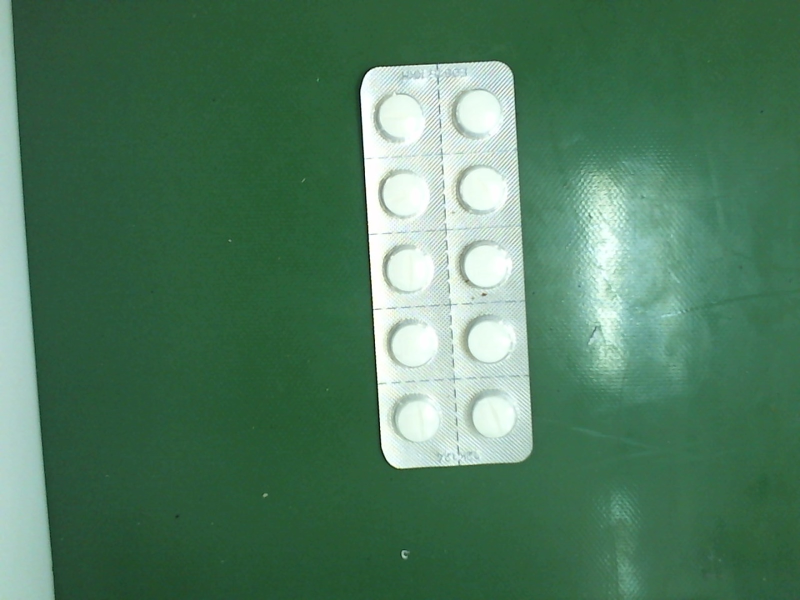
#> input picture faulty-pill-detection-in-medicine-strip/RawPics/Picture 1.jpg, 1600 x 1200 px (shown at 1/2 size)
$ python -i image_processing.py   (imports and definitions only)   (Python 2 division)
#> lines starting #> are read from the running program, lines starting #| are printed output that depends on the picture; after the words box and inside, x2 and y2 are one past the last pixel; in counts of white or black regions, pixels touching at a corner belong together
import numpy as np
import cv2
import image_processing as ip
import data_generation as dg
import network as net

WHITE = [255,255,255]

# this is the function for evaluating a certain image from the camera
# [75 lines left out: functions examineStripFromImage, extractStrip, splitStripToPills, cropStrip, not called in this run]

#### Miscellaneous functions
def sigmoid(z):
    """The sigmoid function."""
    return 1.0/(1.0+np.exp(-z))

sigmoid_vec = np.vectorize(sigmoid)

# [4 lines left out: function evaluatePill, not called in this run]

>>> import cv2
>>> picture = cv2.imread('RawPics/Picture 1.jpg', cv2.IMREAD_GRAYSCALE)
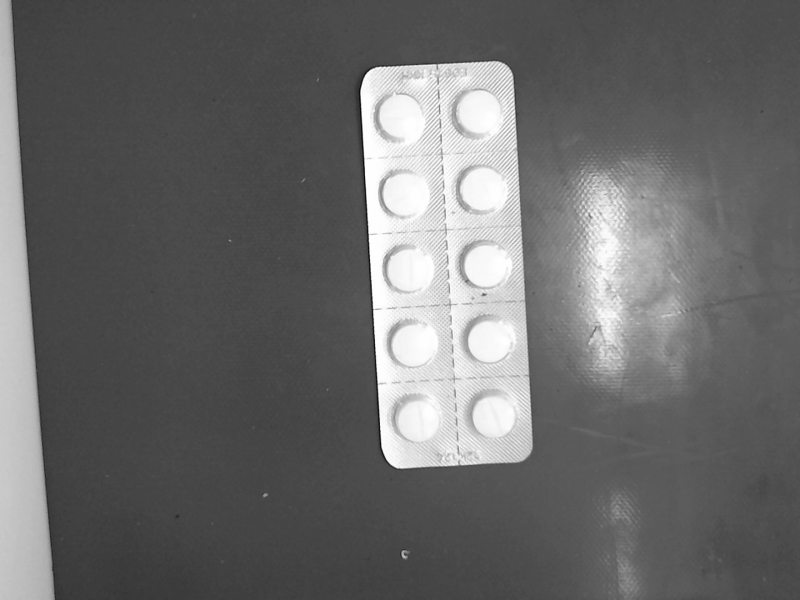
#> picture: shape (1200, 1600) (shown at 1/2 size); min 0, max 255, mean 106.2
>>> result = extractStrip(picture)
#> in extractStrip, `ret, mask = cv2.threshold(img, 200, 255, cv2.THRESH_BINARY)`:
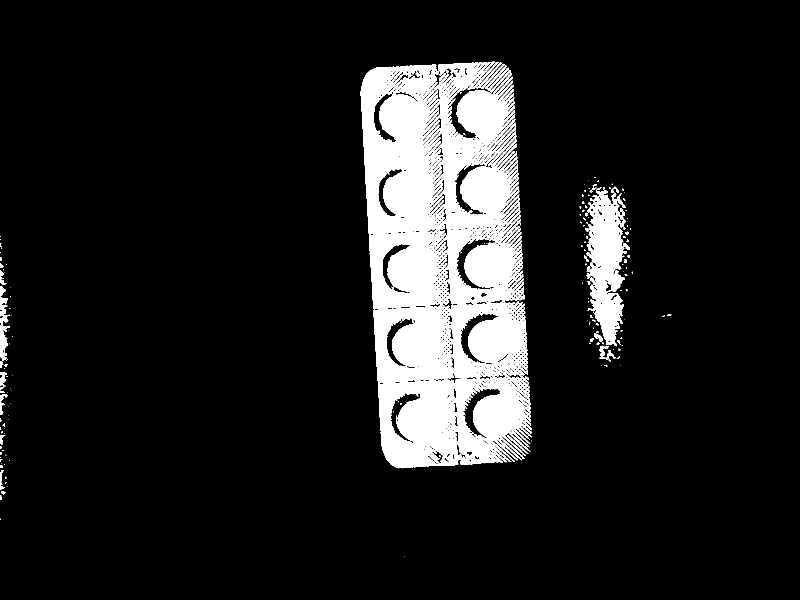
#> mask: shape (1200, 1600) (shown at 1/2 size); 11.7% white; 165 white regions (133 under 20 px)
#> in extractStrip, `bitImg = cv2.bitwise_and(img,img,mask = mask)`:
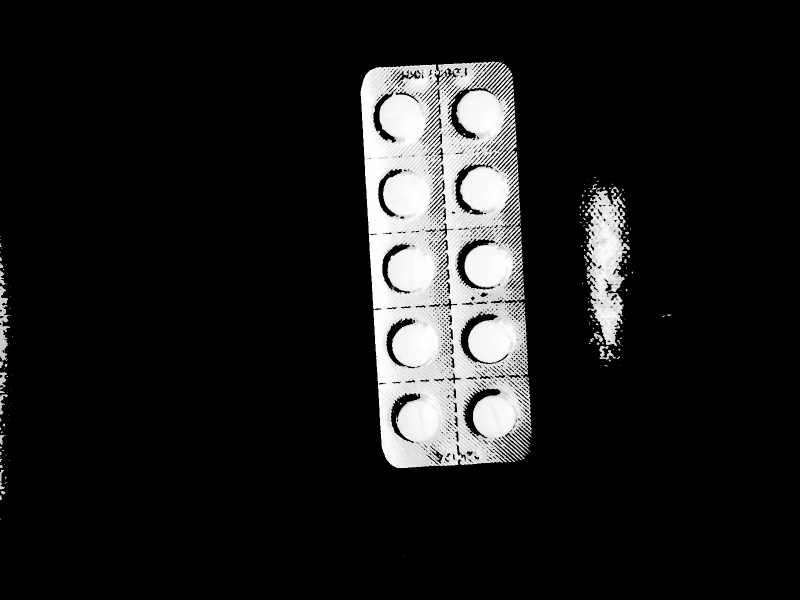
#> bitImg: shape (1200, 1600) (shown at 1/2 size); min 0, max 255, mean 27.3
#> in extractStrip, `contours, hierarchy = cv2.findContours(bitImg,cv2.RETR_TREE,cv2.CHAIN_..`: contours = 1446 contours, 1196 with area under 20; largest, box (x1, y1, x2, y2) and area: (721, 123, 1063, 937) 230749, (1171, 373, 1260, 693) 16074, (925, 775, 1002, 878) 2306, (911, 476, 991, 580) 2290, (919, 626, 997, 729) 2150
#> in extractStrip, `areas = [cv2.contourArea(c) for c in contours]`: areas = 1446 values, max 230749 at index 217, min 0 at index 0, mean 199.9
#> in extractStrip, `maxContour = contours[np.argmax(areas)]`: maxContour = contour of 2629 points, box (x1, y1, x2, y2) (721, 123, 1063, 937), area 230749
#> in extractStrip, `x1,y1,w,h = cv2.boundingRect(maxContour)`: x1 = 721; y1 = 123; w = 342; h = 814
#| 721 123 342 814
#> in extractStrip, `strip = img[y1:y1+h, x1:x1+w]`:
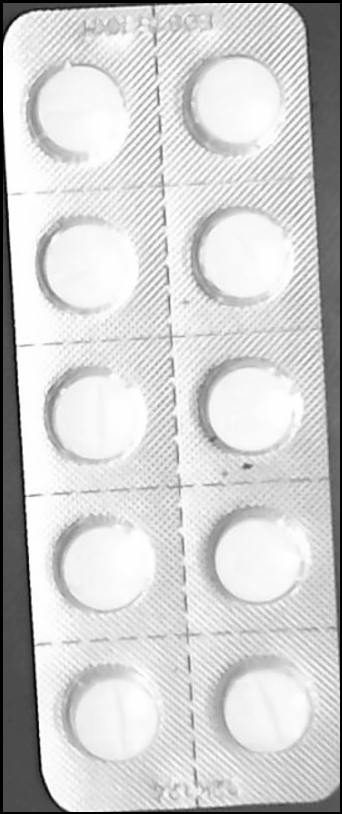
#> strip: shape (814, 342); min 0, max 255, mean 206.2
#> in extractStrip, `strip = cv2.resize(strip,(308,770))`:
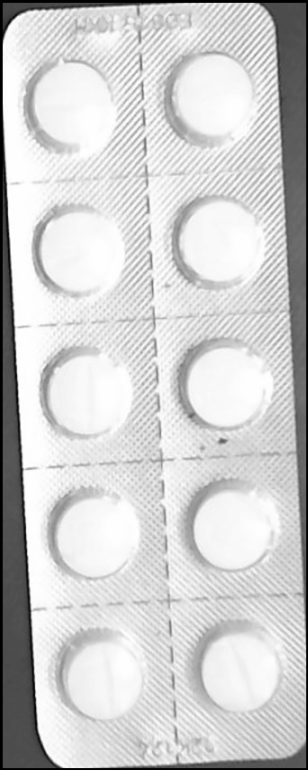
#> strip: shape (770, 308); min 0, max 255, mean 206.1

$ run again, on faulty-pill-detection-in-medicine-strip/RawPics/Picture 13.jpg
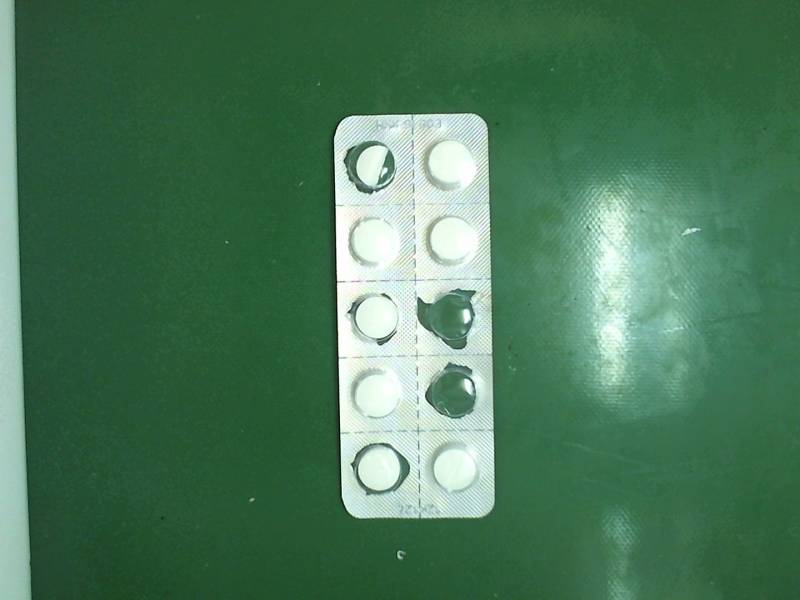
#> input picture faulty-pill-detection-in-medicine-strip/RawPics/Picture 13.jpg, 1600 x 1200 px (shown at 1/2 size)
#> in extractStrip, `ret, mask = cv2.threshold(img, 200, 255, cv2.THRESH_BINARY)`:
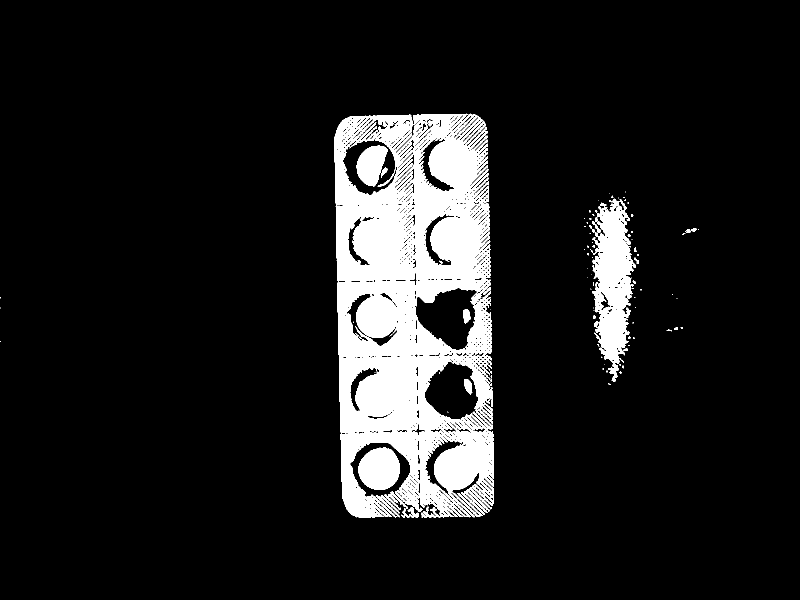
#> mask: shape (1200, 1600) (shown at 1/2 size); 10.7% white; 108 white regions (81 under 20 px)
#> contours = 1411 contours, 1165 with area under 20; largest, box (x1, y1, x2, y2) and area: (669, 227, 988, 1036) 224813, (1183, 397, 1272, 763) 18468, (829, 575, 957, 701) 10446, (848, 722, 984, 857) 9136, (685, 275, 795, 392) 8876
#> areas = 1411 values, max 224813 at index 158, min 0 at index 19, mean 223.9
#> maxContour = contour of 2279 points, box (x1, y1, x2, y2) (669, 227, 988, 1036), area 224813
#> x1 = 669; y1 = 227; w = 319; h = 809
#| 669 227 319 809
#> in extractStrip, `strip = img[y1:y1+h, x1:x1+w]`:
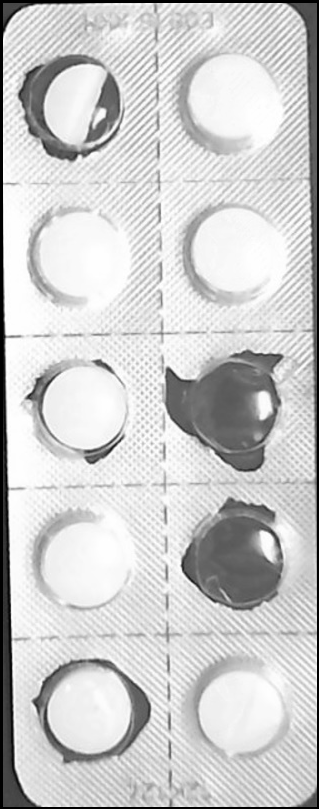
#> strip: shape (809, 319); min 0, max 255, mean 204.4

$ run again, on faulty-pill-detection-in-medicine-strip/RawPics/Picture 14.jpg
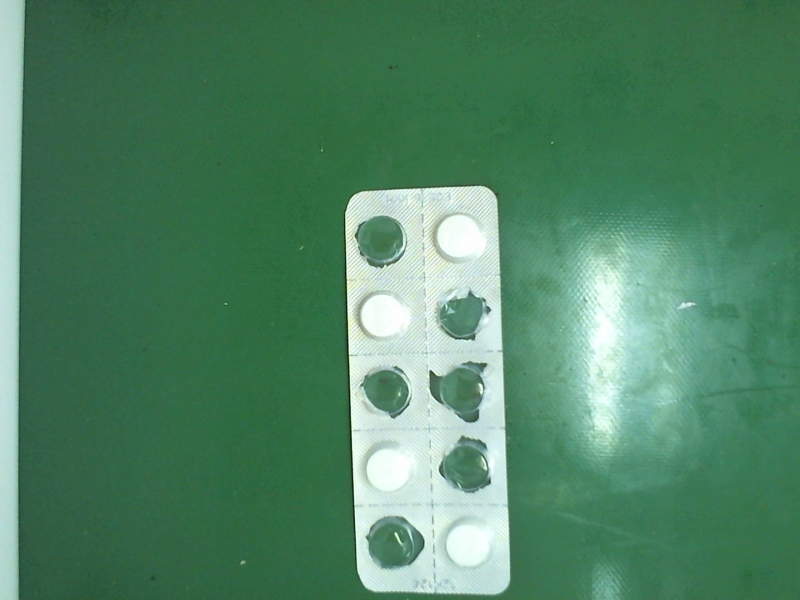
#> input picture faulty-pill-detection-in-medicine-strip/RawPics/Picture 14.jpg, 1600 x 1200 px (shown at 1/2 size)
#> in extractStrip, `ret, mask = cv2.threshold(img, 200, 255, cv2.THRESH_BINARY)`:
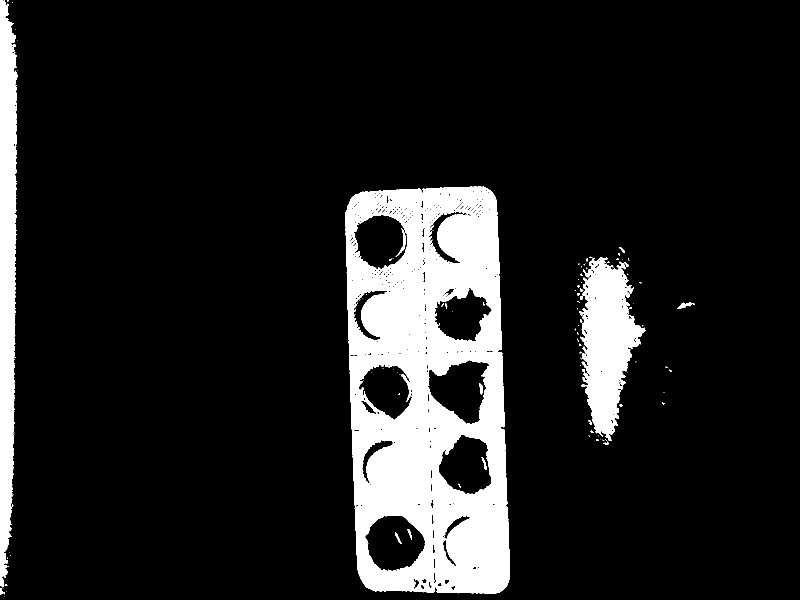
#> mask: shape (1200, 1600) (shown at 1/2 size); 12.7% white; 107 white regions (86 under 20 px)
#> contours = 883 contours, 777 with area under 20; largest, box (x1, y1, x2, y2) and area: (691, 372, 1019, 1188) 243683, (0, 0, 35, 1175) 30741, (1159, 515, 1292, 882) 26851, (855, 719, 979, 849) 10237, (729, 1030, 851, 1144) 9964
#> areas = 883 values, max 243683 at index 126, min 0 at index 0, mean 418.7
#> maxContour = contour of 577 points, box (x1, y1, x2, y2) (691, 372, 1019, 1188), area 243683
#> x1 = 691; y1 = 372; w = 328; h = 816
#| 691 372 328 816
#> in extractStrip, `strip = img[y1:y1+h, x1:x1+w]`:
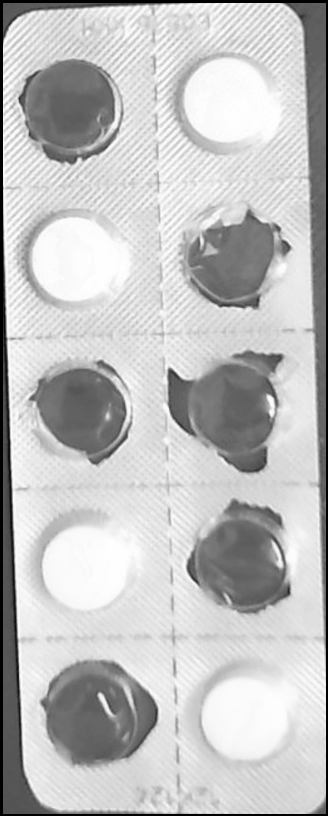
#> strip: shape (816, 328); min 0, max 255, mean 191.8

$ run again, on faulty-pill-detection-in-medicine-strip/RawPics/Picture 15.jpg
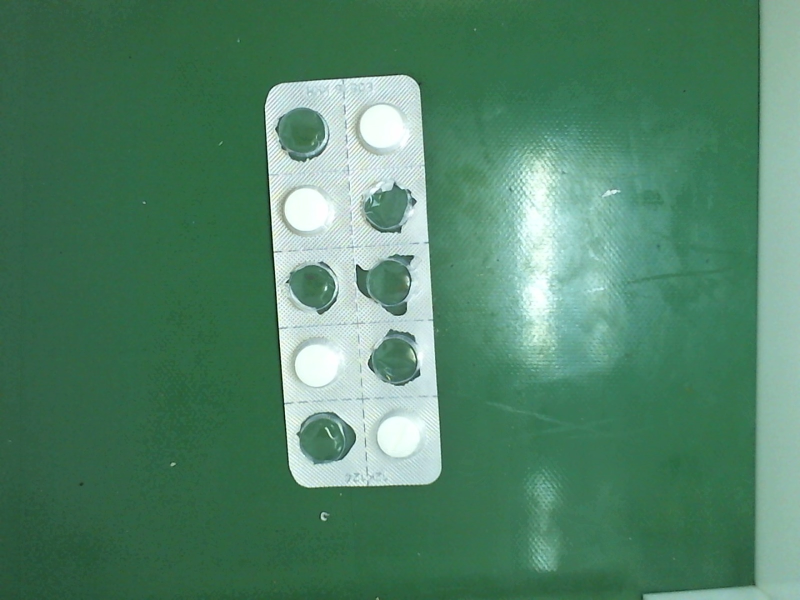
#> input picture faulty-pill-detection-in-medicine-strip/RawPics/Picture 15.jpg, 1600 x 1200 px (shown at 1/2 size)
#> in extractStrip, `ret, mask = cv2.threshold(img, 200, 255, cv2.THRESH_BINARY)`:
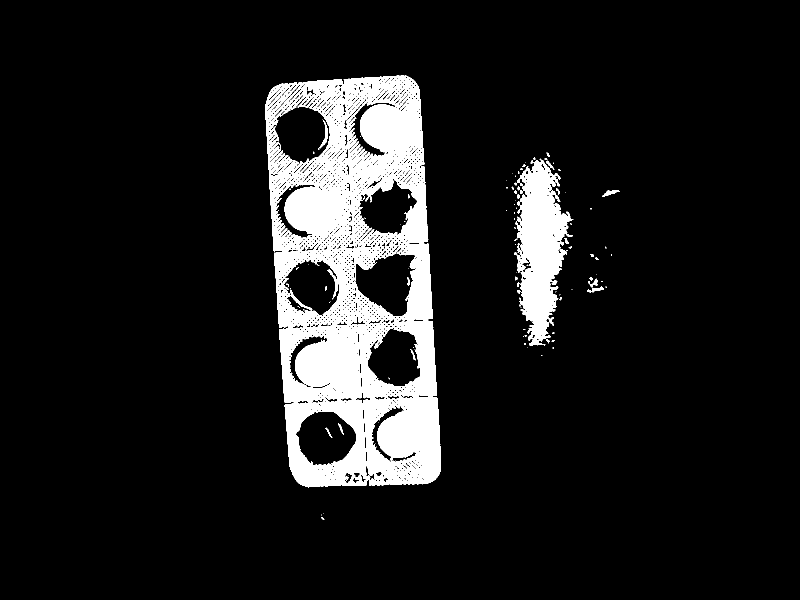
#> mask: shape (1200, 1600) (shown at 1/2 size); 10.2% white; 120 white regions (86 under 20 px)
#> contours = 2233 contours, 1957 with area under 20; largest, box (x1, y1, x2, y2) and area: (530, 150, 882, 975) 247792, (1029, 317, 1147, 691) 23964, (703, 495, 833, 634) 10442, (539, 193, 661, 337) 9834, (591, 822, 714, 933) 9726
#> areas = 2233 values, max 247792.5 at index 145, min 0 at index 1, mean 163.8
#> maxContour = contour of 688 points, box (x1, y1, x2, y2) (530, 150, 882, 975), area 247792
#> x1 = 530; y1 = 150; w = 352; h = 825
#| 530 150 352 825
#> in extractStrip, `strip = cv2.resize(strip,(308,770))`:
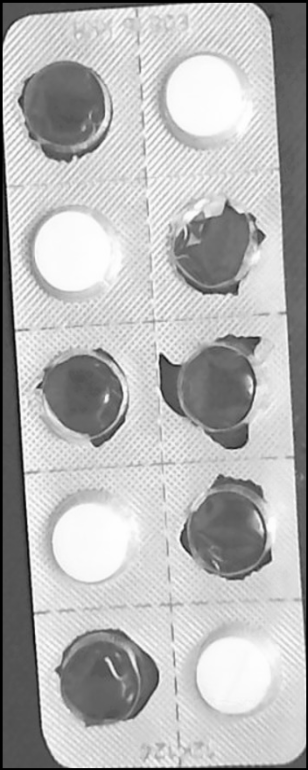
#> strip: shape (770, 308); min 0, max 255, mean 180.8
